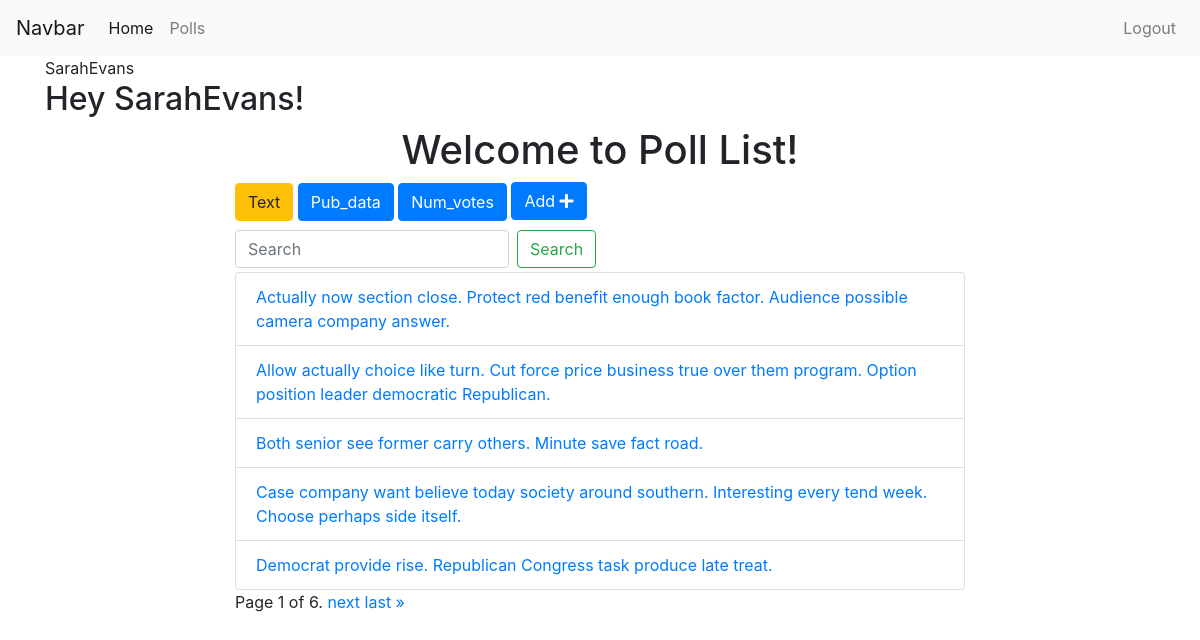
The page /polls/list/?text=True (signed in) on the database its author committed.
### polls/models.py (models this page shows, shortened)
class Poll(models.Model):
    owner = models.ForeignKey(User, on_delete=models.CASCADE, default=1)
    text = models.CharField(max_length=255)
    pub_date = models.DateField()
    def __str__(self):
        return self.text

### polls/views.py (the view)
# urls.py: path('list/', views.polls_list, name='list'),
@login_required
def polls_list(request):
    polls = Poll.objects.all()
    search_term = ''
    if 'text' in request.GET:
        polls = polls.order_by('text')
    if 'pub_date' in request.GET:
        polls = polls.order_by('-pub_date')
    if 'num_votes' in request.GET:
        polls = polls.annotate(Count('vote')).order_by('-vote__count')
    if 'search' in request.GET:
        search_term = request.GET['search']
        polls = polls.filter(text__icontains=search_term)
    paginator = Paginator(polls, 5)
    page = request.GET.get('page')
    polls = paginator.get_page(page)
    get_dict_copy = request.GET.copy()
    params = get_dict_copy.pop('page', True) and get_dict_copy.urlencode()
    context = {'polls': polls, 'params': params, 'search_term': search_term}
    return render(request, 'polls/polls_list.html', context)

### polls/templates/polls/polls_list.html (shortened to what this page needs)
{% extends 'base.html' %}
{% block content %}
    <div class="container">
        {{ request.user }}
        {% if request.user.is_authenticated %}
            <h2>Hey {{ request.user }}!</h2>
        {% else %}
            <h2>You're not logged in!</h2>
        {% endif %}
        <h1 class="text-center">Welcome to Poll List!</h1>
        <div class="row">
            <div class="col-sm-8 offset-sm-2">
                <a
                    href="?text=True"
                    class="btn btn-{% if 'text' in request.GET %}warning{% else %}primary{% endif %}"
                    style="margin-bottom: 5px">Text
                </a>
                <a
                    href="?pub_date=True"
                    class="btn btn-{% if 'pub_date' in request.GET %}warning{% else %}primary{% endif %}"
                    style="margin-bottom: 5px">Pub_data
                </a>
                <a
                    href="?num_votes=True"
                    class="btn btn-{% if 'num_votes' in request.GET %}warning{% else %}primary{% endif %}"
                    style="margin-bottom: 5px">Num_votes
                </a>
                <a
                    href="{% url 'polls:add' %}"
                    class="btn btn-primary"
                    style="margin-bottom: 6px">
                    Add <i class="fas fa-plus"></i>
                </a>
                <form class="form-inline my-2 my-lg-1">
                    <input
                        class="form-control mr-sm-2"
                        type="search" placeholder="Search"
                        aria-label="Search"
                        name='search'
                        value="{{search_term}}">
                    <button class="btn btn-outline-success my-2 my-sm-0" type="submit">Search</button>
                </form>
                <ul class="list-group">
                        {% for poll in polls  %}
                        <li class="list-group-item">
                            <a href="{% url 'polls:detail' poll.id %}">
                            {{ poll }}
                            </a>
                        </li>
                        {% endfor %}
                </ul>
                <div class="pagination">
                    <span class="step-links">
                        <span class="current">
                            Page {{ polls.number }} of {{ polls.paginator.num_pages }}.
                        </span>
                        {% if polls.has_next %}
                            <a href="?page={{ polls.next_page_number }}&{{params}}">next</a>
                            <a href="?page={{ polls.paginator.num_pages }}&{{params}}">last &raquo;</a>
                        {% endif %}
                    </span>
                </div>
            </div>
        </div>
    </div>
{% endblock %}

### rows shown on the page
Poll: text "Actually now section close. Protect red benefit enough book factor. Audience possible camera company answer."
Poll: text "Allow actually choice like turn. Cut force price business true over them program. Option position leader democratic Republican."
Poll: text "Both senior see former carry others. Minute save fact road."
Poll: text "Case company want believe today society around southern. Interesting every tend week. Choose perhaps side itself."
Poll: text "Democrat provide rise. Republican Congress task produce late treat."

### other values the page prints
{{ request.user }} "SarahEvans"
{{ polls.number }} "1"
{{ polls.paginator.num_pages }} "6"
